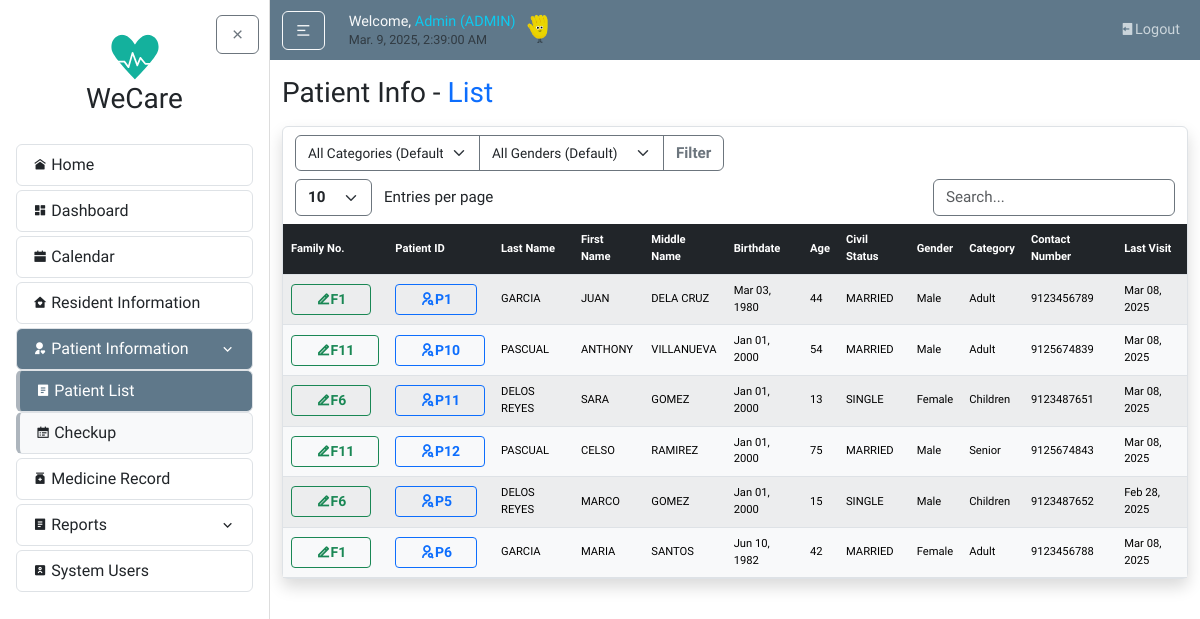
The page /patients/ (signed in) on the database its author committed.
### users/models.py (models this page shows, shortened)
class UserProfile(models.Model):
    USER_TYPE_CHOICES = [
        ('BHW', 'Barangay Health Worker'),
        ('BRGY-STAFF', 'Barangay Staff'),
        ('DOCTOR', 'Doctor'),
        ('ADMIN', 'Admin'),
    ]
    STATUS_CHOICES = [
        ('ACTIVE', 'Active'),
        ('INACTIVE', 'Inactive'),
    ]
    user = models.OneToOneField(User, on_delete=models.CASCADE)
    userrole = models.CharField(max_length=10, choices=USER_TYPE_CHOICES, default='BHW')
    status = models.CharField(max_length=8, choices=STATUS_CHOICES, default='ACTIVE')
    created_by = models.ForeignKey(User, related_name='created_user_profiles', on_delete=models.SET_NULL, null=True, blank=True)

### patientInfo/models.py (models this page shows, shortened)
class Patient(models.Model):
    patientID = models.CharField(max_length=10, unique=True, editable=False, default="P0")
    resident = models.OneToOneField(Resident, on_delete=models.CASCADE)
    @property
    def last_visit_date(self):
        latest_record = self.medical_records.order_by('-last_visited').first()
        return latest_record.last_visited if latest_record else None

class MedicalRecord(models.Model):
    patient = models.ForeignKey(Patient, on_delete=models.CASCADE, related_name="medical_records")
    concern = models.CharField(max_length=255)
    description = models.TextField(null=True, blank=True)
    last_visited = models.DateField()

### residentInfo/models.py (models this page shows, shortened)
class Resident(models.Model):
    id = models.CharField(max_length=10, primary_key=True, editable=False)
    family = models.ForeignKey(Family, on_delete=models.CASCADE, related_name='residents', null=True)
    last_name = models.CharField(max_length=100, default="--")
    first_name = models.CharField(max_length=100, default="--")
    middle_name = models.CharField(max_length=100, blank=True, null=True, default="--")
    relationship_to_head = models.CharField(max_length=50, default="--")
    birthdate = models.DateField(default=datetime.date(2000, 1, 1))
    age = models.PositiveIntegerField(default=0)
    civil_status = models.CharField(max_length=50, default="--")
    gender = models.CharField(max_length=20, choices=GENDER_CHOICES, default="Male")
    category = models.CharField(max_length=20, choices=CATEGORY_CHOICES, default='N/A')
    present_address = models.CharField(max_length=255, default="--")
    contact_number = models.CharField(max_length=20, default="--")
    date_updated = models.DateTimeField(auto_now=True)

class Family(models.Model):
    family_no = models.CharField(max_length=10, primary_key=True, editable=False)
    date_updated = models.DateTimeField(auto_now=True)

### users/decorators.py (the view)
        def wrapper(request, *args, **kwargs):
            try:
                profile = request.user.userprofile
                if profile.userrole in allowed_roles:
                    return view_func(request, *args, **kwargs)
                else:
                    messages.warning(
                        request,
                        f"You don't have permission to access the {module_name} module."
                    )
                    return redirect('home')
            except UserProfile.DoesNotExist:
                messages.warning(
                    request,
                    f"Complete your profile to access the {module_name} module."
                )
                return redirect('home')

### patientInfo/templates/patientInfo/patient_list.html (shortened to what this page needs)
{% extends "home/layout.html" %}
{% load static %}
{% block body %}
<h3 class="mb-3">Patient Info - <span class="text-primary">List</span></h3>
<article class="content-section border rounded p-0 shadow">
    <div class="container">
      <div class="row mt-2">
        <div class="col-auto">
          <form method="get" action="">
            <div class="input-group">
                <select name="category" class="form-select border-secondary" style="cursor: pointer; vertical-align: middle; font-size: calc(0.7rem + 0.2vw);">
                  <option value="" {% if not request.GET.category %}selected{% endif %}>All Categories (Default)</option>
                </select>
                <select name="gender" class="form-select border-secondary" style="cursor: pointer; vertical-align: middle; font-size: calc(0.7rem + 0.2vw);">
                  <option value="" {% if not request.GET.gender %}selected{% endif %}>All Genders (Default)</option>
                </select>
                <button type="submit" class="btn btn-outline-secondary fw-bold" style="font-size: calc(0.8rem + 0.2vw);">Filter</button>
            </div>
          </form>
        </div>
      </div>
      <div class="row mt-2">
        <div class="col-auto">
          <select id="customEntries" class="form-select d-inline w-auto border-secondary fw-bold" style="font-size: calc(0.8rem + 0.2vw); cursor: pointer; vertical-align: middle;">
            <option value="10">10</option>
          </select>
          <span class="d-inline ms-2" style="font-size: calc(0.8rem + 0.2vw); vertical-align: middle;">Entries per page</span>
        </div>
        <div class="col-auto ms-auto">
          <input type="text" id="searchBar" class="form-control d-inline w-auto border-secondary" placeholder="Search..." style="font-size: calc(0.8rem + 0.2vw); vertical-align: middle;">
        </div>
      </div>
    </div>
    <div class="table-responsive mt-2">
        <table id="dataTable" class="table table-light table-striped text-center m-0 projectTables">
        <thead class="table-dark">
          <tr>
            <th class="text-start">Family No.</th>
            <th class="text-start">Patient ID</th>
            <th class="text-start">Last Name</th>
            <th class="text-start">First Name</th>
            <th class="text-start">Middle Name</th>
            <th class="text-start">Birthdate</th>
            <th class="text-start">Age</th>
            <th class="text-start">Civil Status</th>
            <th class="text-start">Gender</th>
            <th class="text-start">Category</th>
            <th class="text-start">Contact Number</th>
            <th class="text-start">Last Visit</th>
          </tr>
        </thead>
        <tbody>
            {% for patient in patients %}
            <tr>
                <td class="text-start">
                  <a href="{% url 'family-update' patient.resident.family.family_no %}"
                     class="btn btn-sm btn-outline-success fw-bold px-4">
                    <i class="ri-edit-2-line"></i>{{ patient.resident.family.family_no }}
                  </a>
                </td>
                <td class="text-start">
                  <a href="{% url 'patient-detail' patient.patientID %}" class="btn btn-sm btn-outline-primary fw-bold px-4">
                    <i class="ri-user-search-line"></i>{{ patient.patientID }}
                  </a>
                </td>
                <td class="text-start">{{ patient.resident.last_name }}</td>
                <td class="text-start">{{ patient.resident.first_name }}</td>
                <td class="text-start">{{ patient.resident.middle_name }}</td>
                <td class="text-start">{{ patient.resident.birthdate|date:"M d, Y" }}</td>
                <td class="text-start">{{ patient.resident.age }}</td>
                <td class="text-start">{{ patient.resident.civil_status }}</td>
                <td class="text-start">{{ patient.resident.gender }}</td>
                <td class="text-start">{{ patient.resident.category }}</td>
                <td class="text-start">{{ patient.resident.contact_number }}</td>
                <td class="text-start">
                  {% if patient.last_visit_date %}
                    {{ patient.last_visit_date|date:"M d, Y" }}
                  {% else %}
                    --
                  {% endif %}
                </td>
            </tr>
            {% endfor %}
        </tbody>
        </table>
    </div>
</article>
{% endblock body %}

### home/templates/home/layout.html (shortened to what this page needs)
{% load static %}
<!DOCTYPE html>
<html lang="en">
<head>
  <link rel="stylesheet" type="text/css" href="{% static 'home/main.css' %}">
  <link href="https://cdn.jsdelivr.net/npm/bootstrap@5.3.3/dist/css/bootstrap.min.css" rel="stylesheet">
  <link rel="stylesheet" href="https://cdnjs.cloudflare.com/ajax/libs/remixicon/4.6.0/remixicon.css">
  <link rel="stylesheet" href="//cdn.datatables.net/2.2.2/css/dataTables.dataTables.min.css">
  <link rel="stylesheet" href="https://cdn.jsdelivr.net/npm/flatpickr/dist/flatpickr.min.css">
</head>
<body>
  {% include "home/sidebar.html" %}
    <div id="content-wrapper" class="flex-grow-1">
      <header class="site-header">
        <nav class="navbar navbar-expand-md navbar-dark bg-steel">
          <div class="container">
            <div class="navbar-nav align-items-xl-center">
              <button id="sidebarToggle" class="btn btn-outline-light me-3 my-auto">
                <i class="ri-menu-2-line"></i>
              </button>
            </div>
            <div class="ms-2 me-auto">
              <h5 class="d-flex align-items-end gap-1 mb-1">
                  <span class="text-light nav-font">
                      {% if user.is_authenticated %}Welcome, <span class="text-info">{{ request.user }} ({{ request.user.userprofile.userrole }})</span> <br>{% endif %}
                      <small id="clock" class="my-auto text-muted text-light"></small>
                  </span>
                  <span><img src="{% static 'home/images/hand.gif' %}" alt="" style="height: 2em; width: auto; vertical-align: middle;"></span>
              </h5>
            </div>
            <div class="navbar-nav ms-auto nav-font">
              {% if user.is_authenticated %}
                <a class="nav-item nav-link" href="{% url "logout" %}"><i class="ri-logout-box-fill "></i>Logout</a>
              {% endif %}
            </div>
          </div>
        </nav>
      </header>
      <main id="main-content" role="main" class="container mt-3">
          <div class="row">
            <div class="col">
              {% block body %}{% endblock %}
            </div>
          </div>
      </main>
    </div>
  </div>
</body>
</html>

### home/templates/home/sidebar.html (shortened to what this page needs)
{% load static %}
  <div id="page-wrapper" class="d-flex" style="min-height: 100vh;">
    <div id="sidebar" class="sidebar active">
      <div class="p-3" style="position: relative;">
        <button id="sidebarClose" class="btn btn-outline-secondary m-0" style="position: absolute!important; top: 15px!important; right: 10px!important;">
          <i class="ri-close-line"></i>
        </button>
        <div class="sidebar-logo p-3 text-center">
          <a href="{% url "home" %}" class="nav-link">
              <img src="{% static 'home/images/WeCareLogo.svg' %}" alt="Logo" class="img-fluid logo-small">
              <h3 class="">WeCare</h3>
          </a>
        </div>
        <ul class="list-group my-1">
          <a href="{% url "home" %}" class="nav-link {% if request.path == '/' %}active{% endif %} rounded">
            <li class="list-group-item d-flex align-items-center menu-item">
              <i class="ri-home-9-fill me-1 menu-icons"></i>Home
            </li>
          </a>
        </ul>
        <ul class="list-group my-1">
            <a href="{% url "dashboard" %}" class="nav-link {% if '/dashboard/' in request.path %}active{% endif %} rounded">
              <li class="list-group-item d-flex align-items-center menu-item">
                <i class="ri-dashboard-fill me-1 menu-icons"></i>Dashboard
              </li>
            </a>
        </ul>
        {% if request.user.userprofile.userrole in "[ADMIN,BHW,DOCTOR]" %}
        <ul class="list-group my-1">
          <a href="{% url "checkup-calendar" %}" class="nav-link {% if '/checkup-calendar/' in request.path %}active{% endif %} rounded">
            <li class="list-group-item d-flex align-items-center menu-item">
              <i class="ri-calendar-fill me-1 menu-icons"></i>Calendar
            </li>
          </a>
        </ul>
        {% endif %}
        {% if request.user.userprofile.userrole in '[ADMIN, BRGY-STAFF]' %}
        <ul class="list-group my-1">
          <a href="{% url "resident-list" %}" class="nav-link {% if '/residents/' in request.path %}active{% endif %} rounded">
            <li class="list-group-item d-flex align-items-center menu-item">
              <i class="ri-home-heart-fill me-1 menu-icons"></i>Resident Information
            </li>
          </a>
        </ul>
        {% endif %}
        <ul class="list-group my-1">
            <a class="nav-link rounded patient-nav-toggle {% if '/patients/' in request.path or '/scheduled-checkup/' in request.path %}active{% endif %}" href="#" id="patientToggle">
            <li class="list-group-item d-flex align-items-center menu-item">
              <i class="ri-user-heart-fill me-1 menu-icons"></i>
              <span>Patient Information</span>
              <i class="ri-arrow-down-s-line ms-auto"></i>
            </li>
            </a>
            <div class="collapse {% if '/patients/' in request.path or '/scheduled-checkup/' in request.path %}show{% endif %}" id="patientDropdown">
            <a href="{% url "patient-list" %}" class="nav-link rounded patient-nav-item {% if '/patients/' in request.path %}active{% endif %}">
              <li class="list-group-item d-flex align-items-center menu-item">
              <i class="ri-file-list-2-fill me-1 menu-icons"></i>
                Patient List
              </li>
            </a>
            {% if request.user.userprofile.userrole in "[ADMIN,BHW,DOCTOR]" %}
            <a href="{% url "scheduled-checkup-list" %}" class="nav-link {% if '/scheduled-checkup/' in request.path %}active{% endif %} rounded patient-nav-item">
              <li class="list-group-item d-flex align-items-center menu-item">
              <i class="ri-calendar-todo-fill me-1 menu-icons"></i>
              Checkup
              </li>
            </a>
            {% endif %}
            </div>
        </ul>
        {% if request.user.userprofile.userrole in "[ADMIN,BHW,DOCTOR]" %}
        <ul class="list-group my-1">
          <a href="{% url "medicine-list" %}" class="nav-link rounded {% if '/medicines/' in request.path %}active{% endif %}">
            <li class="list-group-item d-flex align-items-center menu-item">
            <i class="ri-medicine-bottle-fill me-1 menu-icons"></i>
              Medicine Record
            </li>
          </a>
        </ul>
        {% endif %}
        <ul class="list-group my-1">
          <a class="nav-link rounded patient-nav-toggle {% if '/reports/' in request.path %}active{% endif %}" href="#" id="reportsToggle">
          <li class="list-group-item d-flex align-items-center menu-item">
            <i class="ri-file-list-2-fill me-1 menu-icons"></i>
            <span>Reports</span>
            <i class="ri-arrow-down-s-line ms-auto"></i>
          </li>
          </a>
        </ul>
        {% if request.user.userprofile.userrole in 'ADMIN' %}
        <ul class="list-group my-1">
          <a href="{% url "account-list" %}" class="nav-link {% if '/users/' in request.path %}active{% endif %} rounded">
            <li class="list-group-item d-flex align-items-center menu-item">
              <i class="ri-account-box-2-fill me-1 menu-icons"></i>System Users
            </li>
          </a>
        </ul>
        {% endif %}
      </div>
    </div>

### home/templates/home/deletePopUp.html (shortened to what this page needs)
{% load static %}

### rows shown on the page
Patient: resident.family.family_no "F1", patientID "P1", resident.last_name "GARCIA", resident.first_name "JUAN", resident.middle_name "DELA CRUZ", resident.birthdate "Mar 03, 1980", resident.age "44", resident.civil_status "MARRIED", resident.gender "Male", resident.category "Adult", resident.contact_number "9123456789", last_visit_date "Mar 08, 2025"
Patient: resident.family.family_no "F11", patientID "P10", resident.last_name "PASCUAL", resident.first_name "ANTHONY", resident.middle_name "VILLANUEVA", resident.birthdate "Jan 01, 2000", resident.age "54", resident.civil_status "MARRIED", resident.gender "Male", resident.category "Adult", resident.contact_number "9125674839", last_visit_date "Mar 08, 2025"
Patient: resident.family.family_no "F6", patientID "P11", resident.last_name "DELOS REYES", resident.first_name "SARA", resident.middle_name "GOMEZ", resident.birthdate "Jan 01, 2000", resident.age "13", resident.civil_status "SINGLE", resident.gender "Female", resident.category "Children", resident.contact_number "9123487651", last_visit_date "Mar 08, 2025"
Patient: resident.family.family_no "F11", patientID "P12", resident.last_name "PASCUAL", resident.first_name "CELSO", resident.middle_name "RAMIREZ", resident.birthdate "Jan 01, 2000", resident.age "75", resident.civil_status "MARRIED", resident.gender "Male", resident.category "Senior", resident.contact_number "9125674843", last_visit_date "Mar 08, 2025"
Patient: resident.family.family_no "F6", patientID "P5", resident.last_name "DELOS REYES", resident.first_name "MARCO", resident.middle_name "GOMEZ", resident.birthdate "Jan 01, 2000", resident.age "15", resident.civil_status "SINGLE", resident.gender "Male", resident.category "Children", resident.contact_number "9123487652", last_visit_date "Feb 28, 2025"
Patient: resident.family.family_no "F1", patientID "P6", resident.last_name "GARCIA", resident.first_name "MARIA", resident.middle_name "SANTOS", resident.birthdate "Jun 10, 1982", resident.age "42", resident.civil_status "MARRIED", resident.gender "Female", resident.category "Adult", resident.contact_number "9123456788", last_visit_date "Mar 08, 2025"

### other values the page prints
{{ request.user }} "Admin"
{{ request.user.userprofile.userrole }} "ADMIN"
